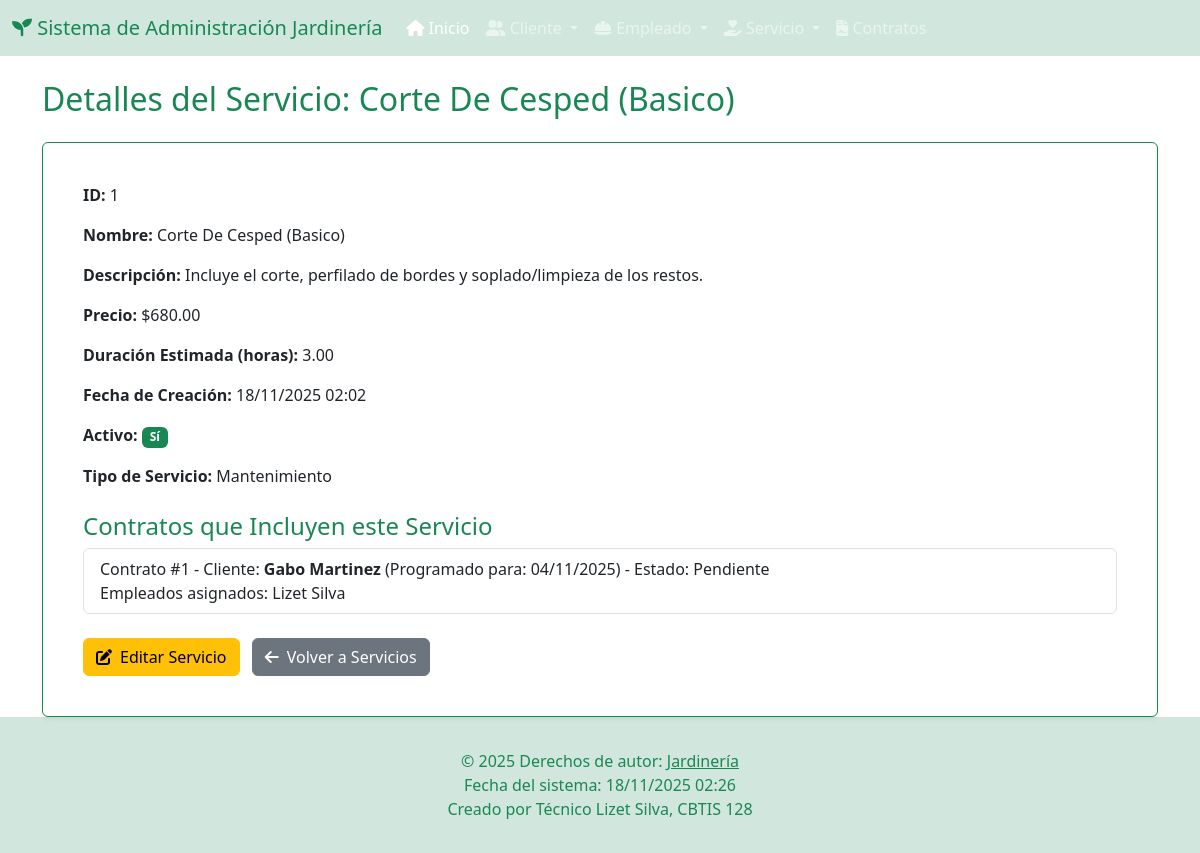
Screenshot of /jardineria/servicios/1/ with the database file from the repository.
### app_Jardineria/models.py (models this page shows, shortened)
class Servicio(models.Model):
    nombre_servicio = models.CharField(max_length=100)
    descripcion = models.TextField()
    precio = models.DecimalField(max_digits=8, decimal_places=2)
    duracion_estimada_horas = models.DecimalField(max_digits=4, decimal_places=2)
    fecha_creacion = models.DateTimeField(auto_now_add=True)
    activo = models.BooleanField(default=True)
    tipo_servicio = models.CharField(max_length=50, help_text="Ej: Poda, Riego, Diseño, Fumigación")

class ContratoServicio(models.Model):
    cliente = models.ForeignKey(Cliente, on_delete=models.CASCADE, related_name='contratos')
    servicio = models.ForeignKey(Servicio, on_delete=models.CASCADE, related_name='contratos')
    empleados = models.ManyToManyField(Empleado, related_name='servicios_asignados')
    fecha_contrato = models.DateField(auto_now_add=True)
    fecha_programada = models.DateField()
    estado = models.CharField(
        max_length=20,
        choices=[
            ('PENDIENTE', 'Pendiente'),
            ('EN_PROGRESO', 'En Progreso'),
            ('COMPLETADO', 'Completado'),
            ('CANCELADO', 'Cancelado'),
        ],
        default='PENDIENTE'
    )
    observaciones = models.TextField(blank=True, null=True)
    costo_total = models.DecimalField(max_digits=10, decimal_places=2, blank=True, null=True) # Se puede calcular

class Cliente(models.Model):
    nombre = models.CharField(max_length=100)
    apellido = models.CharField(max_length=100)
    telefono = models.CharField(max_length=15, unique=True)
    email = models.EmailField(unique=True)
    direccion = models.CharField(max_length=100) # Corregido Charfield a CharField
    ciudad = models.CharField(max_length=100)
    codigo_postal = models.CharField(max_length=10)

class Empleado(models.Model):
    nombre = models.CharField(max_length=100)
    apellido = models.CharField(max_length=100)
    puesto = models.CharField(max_length=100)
    telefono = models.CharField(max_length=15, unique=True)
    email = models.EmailField(unique=True)
    fecha_contratacion = models.DateField()
    salario = models.DecimalField(max_digits=10, decimal_places=2)

### app_Jardineria/views.py (the view)
# urls.py: path('servicios/<int:servicio_id>/', views.detalle_servicio, name='detalle_servicio'),
def detalle_servicio(request, servicio_id):
    servicio = get_object_or_404(Servicio, pk=servicio_id)
    contratos_servicio = ContratoServicio.objects.filter(servicio=servicio)
    return render(request, 'servicio/detalle_servicio.html', {'servicio': servicio, 'contratos_servicio': contratos_servicio})

### app_Jardineria/templates/servicio/detalle_servicio.html (shortened to what this page needs)
{% extends 'base.html' %}
{% block content %}
<h2 class="mb-4 text-success">Detalles del Servicio: {{ servicio.nombre_servicio }}</h2>
<div class="card p-4 border-success shadow-sm">
    <div class="card-body">
        <p class="card-text"><strong>ID:</strong> {{ servicio.id }}</p>
        <p class="card-text"><strong>Nombre:</strong> {{ servicio.nombre_servicio }}</p>
        <p class="card-text"><strong>Descripción:</strong> {{ servicio.descripcion }}</p>
        <p class="card-text"><strong>Precio:</strong> ${{ servicio.precio|floatformat:2 }}</p>
        <p class="card-text"><strong>Duración Estimada (horas):</strong> {{ servicio.duracion_estimada_horas|floatformat:2 }}</p>
        <p class="card-text"><strong>Fecha de Creación:</strong> {{ servicio.fecha_creacion|date:"d/m/Y H:i" }}</p>
        <p class="card-text"><strong>Activo:</strong>
            {% if servicio.activo %}
                <span class="badge bg-success">Sí</span>
            {% else %}
                <span class="badge bg-danger">No</span>
            {% endif %}
        </p>
        <p class="card-text"><strong>Tipo de Servicio:</strong> {{ servicio.tipo_servicio }}</p>
        <h4 class="mt-4 text-success">Contratos que Incluyen este Servicio</h4>
        {% if contratos_servicio %}
            <ul class="list-group">
                {% for contrato in contratos_servicio %}
                    <li class="list-group-item">
                        Contrato #{{ contrato.id }} - Cliente: <strong>{{ contrato.cliente.nombre }} {{ contrato.cliente.apellido }}</strong>
                        (Programado para: {{ contrato.fecha_programada|date:"d/m/Y" }}) - Estado: {{ contrato.get_estado_display }}
                        <br>
                        Empleados asignados:
                        {% for empleado in contrato.empleados.all %}
                            {{ empleado.nombre }} {{ empleado.apellido }}{% if not forloop.last %}, {% endif %}
                        {% empty %}
                            Ninguno
                        {% endfor %}
                    </li>
                {% endfor %}
            </ul>
        {% else %}
            <p>Este servicio no está incluido en ningún contrato.</p>
        {% endif %}
        <div class="mt-4">
            <a href="{% url 'actualizar_servicio' servicio.id %}" class="btn btn-warning me-2"><i class="fas fa-edit me-2"></i>Editar Servicio</a>
            <a href="{% url 'ver_servicios' %}" class="btn btn-secondary"><i class="fas fa-arrow-left me-2"></i>Volver a Servicios</a>
        </div>
    </div>
</div>
{% endblock %}

### app_Jardineria/templates/base.html (style rules this page uses)
body { display: flex; flex-direction: column; min-height: 100vh; }

### rows the page displays
Servicio: nombre_servicio "Corte De Cesped (Basico)", id "1", descripcion "Incluye el corte, perfilado de bordes y soplado/limpieza de los restos.", precio "680.00", duracion_estimada_horas "3.00", fecha_creacion "18/11/2025 02:02", tipo_servicio "Mantenimiento"
ContratoServicio: id "1", cliente.nombre "Gabo", cliente.apellido "Martinez", fecha_programada "04/11/2025", estado "Pendiente"
Empleado: nombre "Lizet", apellido "Silva"
